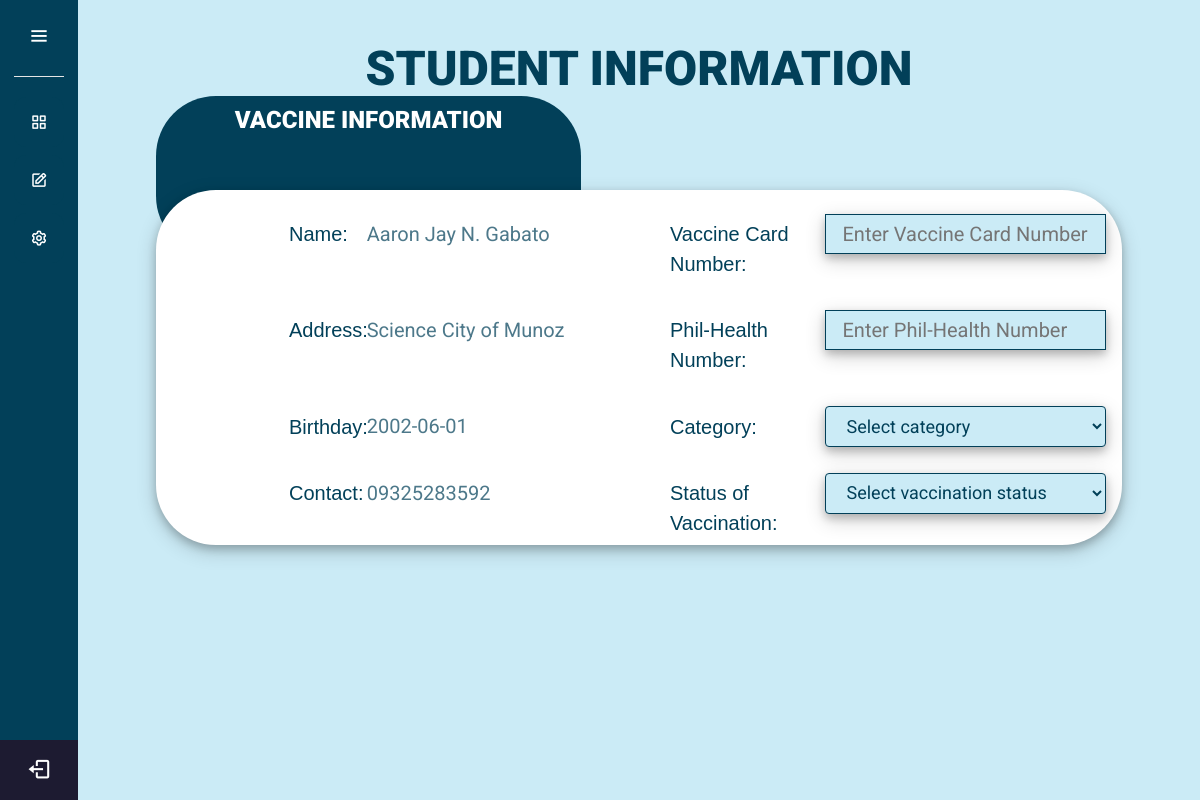
The app's page /student_vaccine-form.php (signed in) with its own data.
### tables this page shows
CREATE TABLE `user_vaccine` (
  `user_vaccine_id` int(11) NOT NULL,
  `userid` int(11) NOT NULL,
  `philhealth` varchar(255) DEFAULT NULL,
  `category` varchar(2) DEFAULT NULL,
  `vaccineCardNumber` varchar(255) DEFAULT NULL,
  `firstDoseid` int(11) DEFAULT NULL,
  `secondDoseid` int(11) DEFAULT NULL,
  `boosterDoseid` int(11) DEFAULT NULL,
  `facilityName` varchar(255) DEFAULT NULL,
  `facilityContact` varchar(255) DEFAULT NULL,
  `vaccineCard` varchar(255) DEFAULT NULL,
  `boosterCard` varchar(255) DEFAULT NULL
);

CREATE TABLE `user_login` (
  `user_login_id` int(11) NOT NULL,
  `name` varchar(255) NOT NULL,
  `address` varchar(255) NOT NULL,
  `birthday` date NOT NULL,
  `gender` varchar(255) NOT NULL,
  `email` varchar(255) NOT NULL,
  `contact` varchar(255) NOT NULL,
  `password` varchar(255) NOT NULL,
  `roles` varchar(255) NOT NULL,
  `grade` int(11) DEFAULT NULL,
  `section` int(11) DEFAULT NULL,
  `department` varchar(255) DEFAULT NULL,
  `profile` varchar(255) DEFAULT NULL
);

### student_vaccine-form.php (the view, shortened to what this page needs)
<?php
    @include 'include\config.php';
?>
<!DOCTYPE html>
<html lang="en">
<head>
    <link rel="stylesheet" href="css/style.css">
    <link rel="stylesheet" href="https://cdn.jsdelivr.net/npm/bootstrap@4.6.1/dist/css/bootstrap.min.css">
    <link href='https://unpkg.com/boxicons@2.0.7/css/boxicons.min.css' rel='stylesheet'>
    <link rel="stylesheet" href="https://cdnjs.cloudflare.com/ajax/libs/font-awesome/4.7.0/css/font-awesome.min.css">
    <link href="https://cdnjs.cloudflare.com/ajax/libs/font-awesome/6.0.0/css/all.min.css" rel="stylesheet"/>
    <link href="http://cdnjs.cloudflare.com/ajax/libs/font-awesome/4.3.0/css/font-awesome.css" rel="stylesheet"  type='text/css'>
</head>
<body>
    <?php @include 'include\sidebar-nav.php'; ?>
    <section class="home-section" style="background-color: #cbebf6;">
        <h1 class="home-title text-center">STUDENT INFORMATION</h1>
        <form action="student_vaccine-upload.php" method="POST" enctype="multipart/form-data">
            <div class="home-col-top">
                <br>
                <?php
                    $userid = $_SESSION['id'];
                    $sql = "SELECT * FROM user_vaccine INNER JOIN user_login ON user_vaccine.userid = user_login.user_login_id WHERE user_login.user_login_id = $userid";
                    $result = mysqli_query($conn, $sql);
                    if($result){
                        while($row = mysqli_fetch_assoc($result)){
                            $name = $row['name'];
                            $birthday = $row['birthday'];
                            $address = $row['address'];
                            $contact = $row['contact'];
                        }
                    }
                ?>
                <div class="home-col-top-title">
                    <h2 >VACCINE INFORMATION</h2>
                </div>
                <div class="home-col-top-content">
                    <div class="form-group row ml-5 pt-3 input-form">
                        <label for="name" class="col-sm-1 col-form-label">Name:</label>
                        <div class="col-sm-3">
                            <input type="text" disabled class="read-only" id="name" value="<?php echo $name; ?>">
                        </div>
                        <label for="vaccineCardNumber" class="col-sm-2 col-form-label">Vaccine Card Number:</label>
                        <div class="col-sm-4">
                            <input type="text" required class="vaccine-form py-1 mt-2 px-3" id="vaccineCardNumber" placeholder="Enter Vaccine Card Number" name="vaccineCardNumber">
                        </div>
                    </div>
                    <div class="form-group row ml-5 input-form">
                        <label for="staticEmail" class="col-sm-1 col-form-label">Address:</label>
                        <div class="col-sm-3">
                            <input type="text" disabled class="read-only" id="staticEmail" value="<?php echo $address; ?>">
                        </div>
                        <label for="inputPassword" class="col-sm-2 col-form-label">Phil-Health Number:</label>
                        <div class="col-sm-4">
                            <input type="text" required name="philhealthNumber" class="vaccine-form py-1 mt-2 px-3" id="inputPassword" placeholder="Enter Phil-Health Number">
                        </div>
                    </div>
                    <div class="form-group row ml-5 input-form">
                        <label for="staticEmail" class="col-sm-1 col-form-label">Birthday:</label>
                        <div class="col-sm-3">
                            <input type="text" disabled class="read-only" id="staticEmail" value="<?php echo $birthday; ?>">
                        </div>
                        <label for="inputPassword" class="col-sm-2 col-form-label">Category:</label>
                        <div class="col-sm-4">
                            <select class="form-control py-1 mt-2 px-3 status-form" id="category" required name="category">
                                <option selected disabled value="NULL">Select category</option>
                            </select>
                        </div>
                    </div>
                    <div class="form-group row ml-5 input-form">
                        <label for="staticEmail" class="col-sm-1 col-form-label">Contact:</label>
                        <div class="col-sm-3">
                            <input type="text" disabled class="read-only" id="staticEmail" value="<?php echo $contact; ?>">
                        </div>
                        <label for="inputPassword" class="col-sm-2 col-form-label">Status of Vaccination:</label>
                        <div class="col-sm-4">
                            <select class="form-control py-1 mt-2 px-3 status-form" id="status" required name="status">
                                <option selected disabled value="NULL">Select vaccination status</option>
                            </select>
                        </div>
                    </div>
                </div>
                <div class="home-col-bot active" id="first">
                    <br>
                </div>
            </div>
        </form>
    </section>
</body>
</html>

### css/style.css (style rules this page uses)
* { font-family: 'Roboto', sans-serif; margin: 0; padding: 0; box-sizing: border-box; outline: none; text-decoration: none; }
label { display: block; font: 1rem 'Fira Sans', sans-serif; }
input, label { margin: .4rem 0; }

### student_vaccine-form.php (style rules this page uses)
* { margin: 0; padding: 0; box-sizing: border-box; font-family: "Poppins" , sans-serif; }
.home-section { position: relative; background: #E4E9F7; height: 100vh; top: 0; left: 78px; width: calc(100% - 78px); transition: all 0.5s ease; }
.home-section .home-title { color: #024059; font-weight: 900; position: relative; top: 40px; font-size: 3rem; }
.home-section .home-col-top-content { position: relative; background: #fff; min-height: 30vh; top: 100px; left: 78px; box-shadow: 0 4px 8px 0 rgba(0, 0, 0, 0.2), 0 6px 20px 0 rgba(0, 0, 0, 0.19); width: calc(100% - 78px - 78px); border-radius: 60px; transition: all 0.5s ease; z-index: 3; }
.home-section .home-col-top-content .input-form label { margin-left: 70px; font-size: 20px; color: #024059; }
.home-section .home-col-top-content .input-form .read-only { font-size: 20px; color: #024059; background: #fff; width: 100%; border: none; padding-top:13px; opacity: 0.7; }
.home-section .home-col-top-content .input-form .vaccine-form { font-size: 20px; color: #024059; width: 100%; border: 1px solid #024059; box-shadow: 0 4px 8px 0 rgba(0, 0, 0, 0.2), 0 6px 20px 0 rgba(0, 0, 0, 0.19); padding-right: 10px; background: #cbebf6; }
.home-section .home-col-top-content .input-form .status-form { font-size: 18px; color: #024059; width: 100%; border: 1px solid #024059; box-shadow: 0 4px 8px 0 rgba(0, 0, 0, 0.2), 0 6px 20px 0 rgba(0, 0, 0, 0.19); padding-right: 10px; background: #cbebf6; }
.home-section .home-col-top-title { background: #024059; position: absolute; width: 100%; top: 12%; left: 78px; min-height: 20vh; border-radius: 60px; width: calc(24% + 78px + 78px); }
.home-section .home-col-top-title h2 { color: #fff; font-weight: 900; padding-top: 10px; font-size: 3vh; text-align: center; }
.home-col-bot { display: none; }
.active { display: block; }

### records on screen
user_vaccine: userid.name "Aaron Jay N. Gabato", userid.address "Science City of Munoz", userid.birthday "2002-06-01", userid.contact "09325283592"
